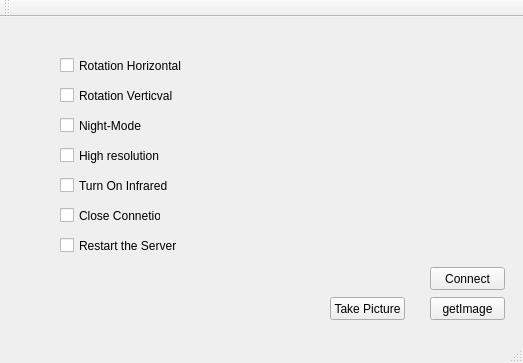
<?xml version="1.0" encoding="UTF-8"?>
<ui version="4.0">
 <class>MainWindow</class>
 <widget class="QMainWindow" name="MainWindow">
  <property name="geometry">
   <rect>
    <x>0</x>
    <y>0</y>
    <width>523</width>
    <height>363</height>
   </rect>
  </property>
  <property name="windowTitle">
   <string>MainWindow</string>
  </property>
  <property name="autoFillBackground">
   <bool>false</bool>
  </property>
  <widget class="QWidget" name="centralWidget">
   <widget class="QLabel" name="lbl_state">
    <property name="geometry">
     <rect>
      <x>60</x>
      <y>280</y>
      <width>131</width>
      <height>20</height>
     </rect>
    </property>
    <property name="text">
     <string/>
    </property>
   </widget>
   <widget class="QPushButton" name="btn_connect">
    <property name="geometry">
     <rect>
      <x>430</x>
      <y>250</y>
      <width>75</width>
      <height>23</height>
     </rect>
    </property>
    <property name="text">
     <string>Connect</string>
    </property>
   </widget>
   <widget class="QPushButton" name="btn_picture">
    <property name="geometry">
     <rect>
      <x>330</x>
      <y>280</y>
      <width>75</width>
      <height>23</height>
     </rect>
    </property>
    <property name="text">
     <string>Take Picture</string>
    </property>
   </widget>
   <widget class="QPushButton" name="btn_showImage">
    <property name="geometry">
     <rect>
      <x>430</x>
      <y>280</y>
      <width>75</width>
      <height>23</height>
     </rect>
    </property>
    <property name="text">
     <string>getImage</string>
    </property>
   </widget>
   <widget class="QCheckBox" name="horizontalRotation">
    <property name="geometry">
     <rect>
      <x>60</x>
      <y>40</y>
      <width>151</width>
      <height>17</height>
     </rect>
    </property>
    <property name="text">
     <string>Rotation Horizontal</string>
    </property>
   </widget>
   <widget class="QCheckBox" name="verticalRotation">
    <property name="geometry">
     <rect>
      <x>60</x>
      <y>70</y>
      <width>131</width>
      <height>17</height>
     </rect>
    </property>
    <property name="text">
     <string>Rotation Verticval</string>
    </property>
   </widget>
   <widget class="QCheckBox" name="exposure">
    <property name="geometry">
     <rect>
      <x>60</x>
      <y>100</y>
      <width>101</width>
      <height>17</height>
     </rect>
    </property>
    <property name="text">
     <string>Night-Mode</string>
    </property>
   </widget>
   <widget class="QCheckBox" name="resolution">
    <property name="geometry">
     <rect>
      <x>60</x>
      <y>130</y>
      <width>111</width>
      <height>17</height>
     </rect>
    </property>
    <property name="text">
     <string>High resolution</string>
    </property>
   </widget>
   <widget class="QCheckBox" name="infraredOn">
    <property name="geometry">
     <rect>
      <x>60</x>
      <y>160</y>
      <width>121</width>
      <height>17</height>
     </rect>
    </property>
    <property name="text">
     <string>Turn On Infrared</string>
    </property>
   </widget>
   <widget class="QCheckBox" name="restartServer">
    <property name="geometry">
     <rect>
      <x>60</x>
      <y>220</y>
      <width>121</width>
      <height>17</height>
     </rect>
    </property>
    <property name="text">
     <string>Restart the Server</string>
    </property>
   </widget>
   <widget class="QCheckBox" name="closeConnection">
    <property name="geometry">
     <rect>
      <x>60</x>
      <y>190</y>
      <width>101</width>
      <height>17</height>
     </rect>
    </property>
    <property name="text">
     <string>Close Connetion</string>
    </property>
   </widget>
  </widget>
  <widget class="QMenuBar" name="menuBar">
   <property name="geometry">
    <rect>
     <x>0</x>
     <y>0</y>
     <width>523</width>
     <height>21</height>
    </rect>
   </property>
  </widget>
  <widget class="QToolBar" name="mainToolBar">
   <attribute name="toolBarArea">
    <enum>TopToolBarArea</enum>
   </attribute>
   <attribute name="toolBarBreak">
    <bool>false</bool>
   </attribute>
  </widget>
  <widget class="QStatusBar" name="statusBar"/>
 </widget>
 <layoutdefault spacing="6" margin="11"/>
 <resources/>
 <connections/>
</ui>
